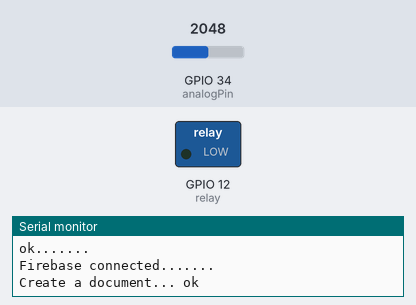
Recording of a program running on a simulated ESP32. Shown: switched loads named in the program (green lamp = pin HIGH), the last lines printed to the serial monitor. The test bench sets the inputs (shaded band); at power-on: GPIO 34 (analogPin) = 2048. WiFi joins after 1.5 s; servers stay silent unless stated.

Above: at 3.0 s.
At 6.5 s:
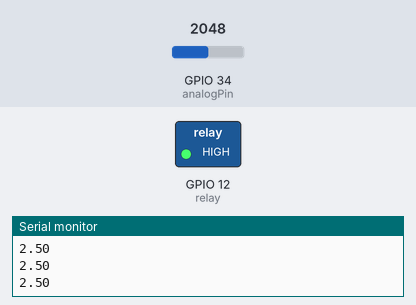
Timing chart, 0 to 15.0 s (numbered marks = the images above):
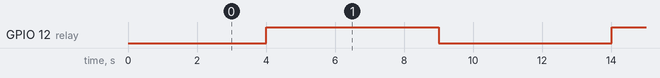

Measured:
- by itself, GPIO 12 (relay): alternates HIGH for 5.0 s and LOW for 5.0 s

The program:

main.cpp
```cpp
#include <Arduino.h>
#include <WiFi.h> // Include the Wi-Fi library
#include <Firebase_ESP_Client.h>
#include "addons/TokenHelper.h" // Provide the token generation process info.
#include "addons/RTDBHelper.h"  // Provide the RTDB payload printing info and other helper functions.
#include <ESP_Mail_Client.h>
#include <math.h>

String code = "swqolfyakdeipecz";
//------------------------------FUNCIONES MULTITAREA
void Task1(void *pvParameters);
void Task2(void *pvParameters);
void keepWifi(void *pvParameters);

// ------------------------------------------------DATOS WIFI Y FIREBASE---------------------------------------------------
const char *ssid = "REPLACE_WITH_YOUR_SSID";         // The SSID (name) of the Wi-Fi network you want to connect to
const char *password = "REPLACE_WITH_YOUR_PASSWORD"; // The password of the Wi-Fi network
#define API_KEY "REPLACE_WITH_YOUR_FIREBASE_PROJECT_API_KEY"
#define FIREBASE_PROJECT_ID ""
#define USER_EMAIL ""
#define USER_PASSWORD ""
FirebaseData fbdo;
FirebaseAuth auth;
FirebaseConfig config;
// -----------------------------------------------------------DATOS EMAIL---------------------------------------------------
#define SMTP_HOST "smtp.gmail.com"
#define SMTP_PORT 465
/* The sign in credentials */
#define AUTHOR_EMAIL "YOUR_EMAIL@XXXX.com"
#define AUTHOR_PASSWORD "YOUR_EMAIL_PASS"
/* Recipient's email*/
#define RECIPIENT_EMAIL "RECIPIENTE_EMAIL@XXXX.com"
/* The SMTP Session object used for Email sending */
SMTPSession smtp;
/* Callback function to get the Email sending status */
void smtpCallback(SMTP_Status status);
//-------------------------------------- DATOS CONTROL---------------------------------------------------------------------
String cambio = "";
String documentPath = "gatos/user1";
String mask = "Cambio";
#define analogPin 34 /* ESP8266 Analog Pin ADC0 = A0 */
int adcValue = 0;    /* Variable to store Output of ADC */
float ntu;           // Nephelometric Turbidity Units
boolean bandera = false;
const int relay = 12; // PIN GPI O D?
boolean valorCambio = false;
boolean valorNoCambio = false;
//-----------------------------------------------------------------------------FUNCIONES EMAIL--------------------------------------------------------
void sendEmail(int op) // Envia un email al usuario
{
  /** Enable the debug via Serial port
   * none debug or 0
   * basic debug or 1
   */
  smtp.debug(1);

  /* Declare the session config data */
  ESP_Mail_Session session;

  /* Set the session config */
  session.server.host_name = SMTP_HOST;
  session.server.port = SMTP_PORT;
  session.login.email = AUTHOR_EMAIL;
  session.login.password = AUTHOR_PASSWORD;
  session.login.user_domain = "";

  /* Declare the message class */
  SMTP_Message message;

  /* Set the message headers */
  message.sender.name = "ESP";
  message.sender.email = AUTHOR_EMAIL;
  if (op == 1)
  {
    message.subject = "El agua del bebedero esta llena!!";
  }
  else
  {
    message.subject = "El bebedero se encuentra vacio!!";
  }
  message.addRecipient("Hazel", RECIPIENT_EMAIL);

  // Send raw text message
  if (op == 1)
  {
    String textMsg = "Le notificamos que el bebedero de sus mascotas se encuentra lleno.\nGracias por usar nuesto servicio";
    message.text.content = textMsg.c_str();
  }
  else
  {
    String textMsg = "Le notificamos que es nececesario de reponer el agua del bebedero ya que se encuentra vacio.\nGracias por usar nuesto servicio";
    message.text.content = textMsg.c_str();
  }

  message.text.charSet = "us-ascii";
  message.text.transfer_encoding = Content_Transfer_Encoding::enc_7bit;

  /* Connect to server with the session config */
  if (!smtp.connect(&session))
    return;

  /* Start sending Email and close the session */
  if (!MailClient.sendMail(&smtp, &message))
    Serial.println("Error sending Email, " + smtp.errorReason());
}
//-----------------------------------------------------------------------------FUNCIONES FIREBASE--------------------------------------------------------

void firebaseInit() // Inicia la conexión con Firebase
{
  config.api_key = API_KEY;
  auth.user.email = USER_EMAIL;
  auth.user.password = USER_PASSWORD;

  /* Assign the callback function for the long running token generation task */
  config.token_status_callback = tokenStatusCallback; // see addons/TokenHelper.h

  Firebase.begin(&config, &auth);
  Firebase.reconnectWiFi(true);
  if (WiFi.status() == WL_CONNECTED && Firebase.ready())
  {
    Serial.println("ok.......");
    Serial.println("Firebase connected.......");
  }
}

void firestoreRead() // Lee los datos de un nodo específico
{
  if (WiFi.status() == WL_CONNECTED && Firebase.ready())
  {
    Serial.println("Get a document... ");

    if (Firebase.Firestore.getDocument(&fbdo, FIREBASE_PROJECT_ID, "", documentPath.c_str(), mask.c_str()))
    {
      // String cadena = fbdo.payload();
      // Serial.println(cadena);
      //
      // Create a FirebaseJson object and set content with received payload
      FirebaseJson payload;
      payload.setJsonData(fbdo.payload().c_str());

      // Get the data from FirebaseJson object
      FirebaseJsonData jsonData;
      payload.get(jsonData, "fields/Cambio/booleanValue", true);
      cambio = jsonData.to<String>();
      Serial.println(cambio);
      //
    }
    else
    {
      Serial.println(fbdo.errorReason());
    }
  }
}

void firestoreUpdate(String valor) // Actualiza el valor de los datos de un nodo
{
  if (WiFi.status() == WL_CONNECTED && Firebase.ready())
  {

    FirebaseJson content;

    content.set("fields/Cambio/booleanValue", String(valor).c_str());
    Serial.print("Create a document... ");

    if (Firebase.Firestore.patchDocument(&fbdo, FIREBASE_PROJECT_ID, "", documentPath.c_str(), content.raw(), "Cambio"))
    {
      Serial.printf("ok\n%s\n\n", fbdo.payload().c_str());
      return;
    }
    else
    {
      Serial.println(fbdo.errorReason());
    }

    if (Firebase.Firestore.createDocument(&fbdo, FIREBASE_PROJECT_ID, "", documentPath.c_str(), content.raw()))
    {
      Serial.printf("ok\n%s\n\n", fbdo.payload().c_str());
      return;
    }
    else
    {
      Serial.println(fbdo.errorReason());
    }
  }
}
//-------------------------------------------------------------------------MULTITAREA-------------------------------
void Task1(void *pvParameters) // ADC sensor
{
  for (;;)
  {
    adcValue = analogRead(analogPin);       /* Read the Analog Input value */
    float Vadc = adcValue * (5.0 / 4095.0); // Convert the analog reading (which goes from 0 - 1023) to a voltage (0 - 5V):
    if (Vadc >= 1.50)
    { // EL BEBEDRO ESTA LLENO
      if (bandera == false)
      {
        firebaseInit();
        firestoreUpdate("true");
        sendEmail(1);
        bandera = true;
      }
    }
    else if(Vadc <= 0.6)
    { // ES NECESARIO REPONER EL AGUA
      if (bandera == true)
      {
        firebaseInit();
        firestoreUpdate("false");
        sendEmail(2);
        bandera = false;
      }
    }
    Serial.println(Vadc);
    vTaskDelay(500 / portTICK_PERIOD_MS);
  }
}
void Task2(void *pvParameters) // BOMBA DE AGUA
{
  // relay NC
  pinMode(relay, OUTPUT);
  for (;;)
  {
    if (bandera == true)
    {
      digitalWrite(relay, HIGH);
      vTaskDelay(5000 / portTICK_PERIOD_MS);
      digitalWrite(relay, LOW);
      vTaskDelay(5000 / portTICK_PERIOD_MS);
    }
    else
    {
      digitalWrite(relay, LOW);
      vTaskDelay(1000 / portTICK_PERIOD_MS);
    }
  }
}
void setup()
{
  //-----------------------------------------------------------------------------CONEXION WFI--------------------------------------------------------
  Serial.begin(115200); // Start the Serial communication to send messages to the computer
  delay(10);
  Serial.println('\n');

  WiFi.begin(ssid, password); // Connect to the network
  Serial.print("Connecting to ");
  Serial.print(ssid);
  Serial.println(" ...");

  int i = 0;
  while (WiFi.status() != WL_CONNECTED)
  { // Wait for the Wi-Fi to connect
    delay(1000);
    Serial.print(++i);
    Serial.print(' ');
  }

  Serial.println('\n');
  Serial.println("Connection established!");
  Serial.print("IP address:\t");
  Serial.println(WiFi.localIP()); // Send the IP address of the ESP8266 to the computer
  //-----------------------------------------------------------------------------CONEXION FIREBASE--------------------------------------------------------
  // firebaseInit();
  // -----------------------------------------MULTITAREA---------------------------------------------
  xTaskCreatePinnedToCore(
      Task1,                      // Function to call
      "Task1",                    // Name for this task, mainly for debug
      8000,                       // Stack size
      NULL,                       // pvParameters to pass to the function
      1,                          // Priority
      NULL,                       // Task handler to use
      CONFIG_ARDUINO_RUNNING_CORE // Core where to run
  );
  xTaskCreatePinnedToCore(
      Task2,   // Function to call
      "Task2", // Name for this task, mainly for debug
      5000,    // Stack size
      NULL,    // pvParameters to pass to the function
      1,       // Priority
      NULL,    // Task handler to use
      1        // Core where to run
  );
}

void loop()
{
  delay(10);
}
```
